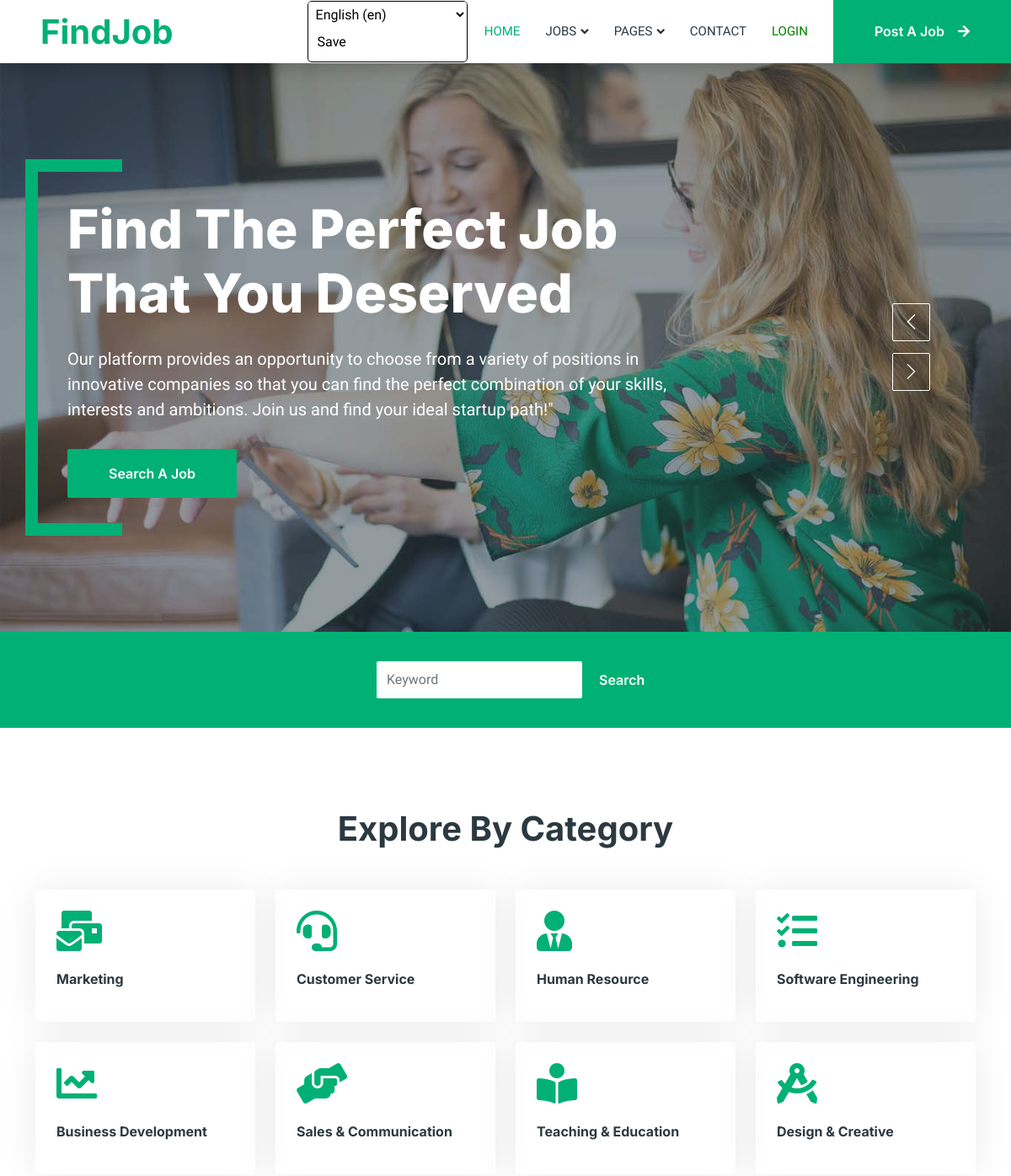
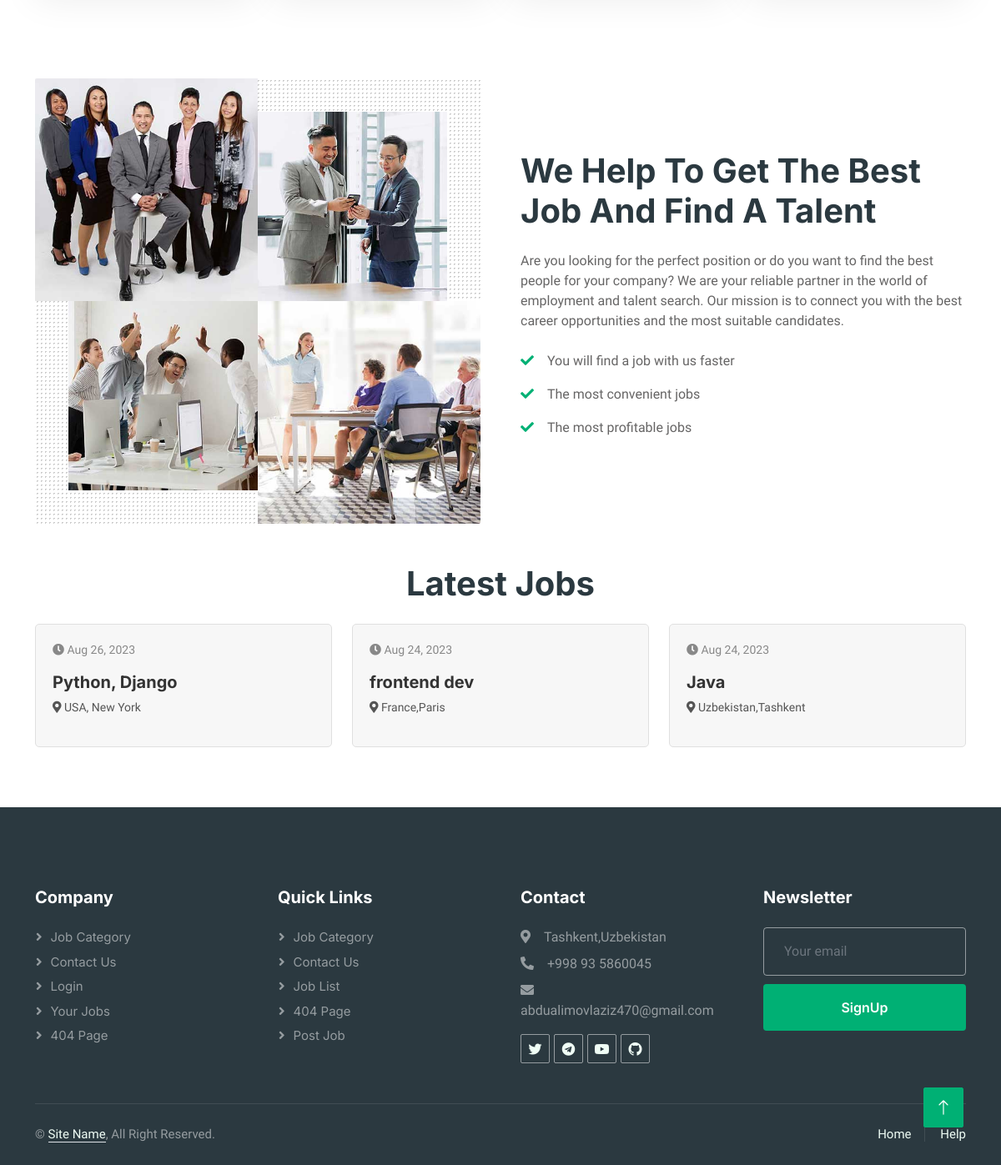
The page / on the database its author committed (2 pictures, top to bottom).
### job_app/models.py (models this page shows, shortened)
class Job(models.Model):
    title = models.CharField(max_length=200)
    description = models.TextField()
    location = models.CharField(max_length=100)
    salary = models.CharField(max_length=155)
    category = models.ForeignKey(Category, on_delete=models.CASCADE, null=True)
    contact = models.CharField(max_length=200)
    created_at = models.DateTimeField(default=timezone.now)
    user = models.ForeignKey(User, on_delete=models.CASCADE)

### job_app/views.py (the view)
# urls.py: path("", index, name='index'),
def index(request):
    latest_jobs = Job.objects.order_by('-created_at')[:10]
    categories = Category.objects.all()
    marketing_job = Job.objects.all().filter(category__name="Marketing").order_by('-created_at')[1:6]
    business_job = Job.objects.all().filter(category__name="Business & Development").order_by('-created_at')[1:6]
    sales_job = Job.objects.all().filter(category__name="Sales & Communication").order_by('-created_at')[1:6]
    design_job = Job.objects.all().filter(category__name="Design & Creative").order_by('-created_at')[1:6]
    customer_job = Job.objects.all().filter(category__name="Customer Service").order_by('-created_at')[1:6]
    software_job = Job.objects.all().filter(category__name="Software Engineering").order_by('-created_at')[1:6]
    teachingedu_job = Job.objects.all().filter(category__name="Teaching & Education").order_by('-created_at')[1:6]
    human_job = Job.objects.all().filter(category__name="Human Resource").order_by('-created_at')[1:6]
    context = {
        'latest_jobs':latest_jobs,
        'categories':categories,
        'marketing_job':marketing_job,
        'business_job':business_job,
        'sales_job':sales_job,
        'design_job':design_job,
        'customer_job':customer_job,
        'software_job':software_job,
        'teachingedu_job':teachingedu_job,
        'human_job':human_job,
    }
    return render(request, 'home/index.html', context=context)

### templates/home/index.html (shortened to what this page needs)
{% extends 'home/base.html' %}
{% load static %}
{% load i18n %}
{% block content %}
<head>
    <link rel="stylesheet" type="text/css" href="{% static 'css/style.css' %}">
</head>
<body>
        <div class="container-fluid p-0">
            <div class="owl-carousel header-carousel position-relative">
                <div class="owl-carousel-item position-relative">
                    <img class="img-fluid" src="{% static 'img/carousel-1.jpg' %}" alt="">
                    <div class="position-absolute top-0 start-0 w-100 h-100 d-flex align-items-center" style="background: rgba(43, 57, 64, .5);">
                        <div class="container">
                            <div class="row justify-content-start">
                                <div class="col-10 col-lg-8">
                                    <h1 class="display-3 text-white animated slideInDown mb-4">{% blocktrans %}Find The Perfect Job That You Deserved{% endblocktrans %}</h1>
                                    <p class="fs-5 fw-medium text-white mb-4 pb-2"></p>
                                    <a href="{% url 'job_list' %}" class="btn btn-primary py-md-3 px-md-5 me-3 animated slideInLeft">{% blocktrans %}Search A Job{% endblocktrans %}</a>
                                </div>
                            </div>
                        </div>
                    </div>
                </div>
            </div>
        </div>
        <div class="container-fluid bg-primary mb-5 wow fadeIn" data-wow-delay="0.1s" style="padding: 35px;">
            <div class="container">
                <div class="row g-2">
                    <div class="col-md-10">
                        <div class="row g-2">
                            <div class="col-md-4" style="">
                                <form method="get" action="{% url 'search_result' %}" style="display:flex">
                                    <input type="search" name="q" class="form-control border-0" placeholder="Keyword" style="margin-left:400px; width:800px;" />
                                    <button class="btn btn-dark border-0 w-100" type="submit">{% blocktrans %}Search{% endblocktrans %}</button>
                                </form>
                            </div>
                        </div>
                    </div>
                </div>
            </div>
        </div>
        <div class="container-xxl py-5">
            <div class="container">
                <h1 class="text-center mb-5 wow fadeInUp" data-wow-delay="0.1s">{% blocktrans %}Explore By Category{% endblocktrans %}</h1>
                <div class="row g-4">
                    <div class="col-lg-3 col-sm-6 wow fadeInUp" data-wow-delay="0.1s">
                        <a class="cat-item rounded p-4" href="{% url 'marketing' %}">
                            <i class="fa fa-3x fa-mail-bulk text-primary mb-4"></i>
                            <h6 class="mb-3">{% blocktrans %}Marketing{% endblocktrans %}</h6>
                        </a>
                    </div>
                    <div class="col-lg-3 col-sm-6 wow fadeInUp" data-wow-delay="0.3s">
                        <a class="cat-item rounded p-4" href="{% url 'customer' %}">
                            <i class="fa fa-3x fa-headset text-primary mb-4"></i>
                            <h6 class="mb-3">{% blocktrans %}Customer Service{% endblocktrans %}</h6>
                        </a>
                    </div>
                    <div class="col-lg-3 col-sm-6 wow fadeInUp" data-wow-delay="0.5s">
                        <a class="cat-item rounded p-4" href="{% url 'human' %}">
                            <i class="fa fa-3x fa-user-tie text-primary mb-4"></i>
                            <h6 class="mb-3">{% blocktrans %}Human Resource{% endblocktrans %}</h6>
                        </a>
                    </div>
                    <div class="col-lg-3 col-sm-6 wow fadeInUp" data-wow-delay="0.7s">
                        <a class="cat-item rounded p-4" href="{% url 'software' %}">
                            <i class="fa fa-3x fa-tasks text-primary mb-4"></i>
                            <h6 class="mb-3">{% blocktrans %}Software Engineering{% endblocktrans %}</h6>
                        </a>
                    </div>
                    <div class="col-lg-3 col-sm-6 wow fadeInUp" data-wow-delay="0.1s">
                        <a class="cat-item rounded p-4" href="{% url 'business' %}">
                            <i class="fa fa-3x fa-chart-line text-primary mb-4"></i>
                            <h6 class="mb-3">{% blocktrans %}Business Development{% endblocktrans %}</h6>
                        </a>
                    </div>
                    <div class="col-lg-3 col-sm-6 wow fadeInUp" data-wow-delay="0.3s">
                        <a class="cat-item rounded p-4" href="{% url 'sales' %}">
                            <i class="fa fa-3x fa-hands-helping text-primary mb-4"></i>
                            <h6 class="mb-3">{% blocktrans %}Sales & Communication{% endblocktrans %}</h6>
                        </a>
                    </div>
                    <div class="col-lg-3 col-sm-6 wow fadeInUp" data-wow-delay="0.5s">
                        <a class="cat-item rounded p-4" href="{% url 'teachingedu' %}">
                            <i class="fa fa-3x fa-book-reader text-primary mb-4"></i>
                            <h6 class="mb-3">{% blocktrans %}Teaching & Education{% endblocktrans %}</h6>
                        </a>
                    </div>
                    <div class="col-lg-3 col-sm-6 wow fadeInUp" data-wow-delay="0.7s">
                        <a class="cat-item rounded p-4" href="{% url 'design' %}">
                            <i class="fa fa-3x fa-drafting-compass text-primary mb-4"></i>
                            <h6 class="mb-3">{% blocktrans %}Design & Creative{% endblocktrans %}</h6>
                        </a>
                    </div>
                </div>
            </div>
        </div>
        <div class="container-xxl py-5">
            <div class="container">
                <div class="row g-5 align-items-center">
                    <div class="col-lg-6 wow fadeIn" data-wow-delay="0.1s">
                        <div class="row g-0 about-bg rounded overflow-hidden">
                            <div class="col-6 text-start">
                                <img class="img-fluid w-100" src="{% static 'img/about-1.jpg' %}">
                            </div>
                            <div class="col-6 text-start">
                                <img class="img-fluid" src="{% static 'img/about-2.jpg' %}" style="width: 85%; margin-top: 15%;">
                            </div>
                            <div class="col-6 text-end">
                                <img class="img-fluid" src="{% static 'img/about-3.jpg' %}" style="width: 85%;">
                            </div>
                            <div class="col-6 text-end">
                                <img class="img-fluid w-100" src="{% static 'img/about-4.jpg' %}">
                            </div>
                        </div>
                    </div>
                    <div class="col-lg-6 wow fadeIn" data-wow-delay="0.5s">
                        <h1 class="mb-4">{% blocktrans %}We Help To Get The Best Job And Find A Talent{% endblocktrans %}</h1>
                        <p class="mb-4"></p>
                        <p><i class="fa fa-check text-primary me-3"></i>{% blocktrans %}You will find a job with us faster{% endblocktrans %}</p>
                        <p><i class="fa fa-check text-primary me-3"></i>{% blocktrans %}The most convenient jobs{% endblocktrans %}</p>
                        <p><i class="fa fa-check text-primary me-3"></i>{% blocktrans %}The most profitable jobs{% endblocktrans %}</p>
                    </div>
                </div>
            </div>
        </div>
        <section class="latest-jobs">
            <div class="container">
                <h1 class="text-center mb-4">{% blocktrans %}Latest Jobs{% endblocktrans %}</h1>
                <div class="row justify-content-center">
                    {% for job in latest_jobs %}
                        <div class="col-md-6 col-lg-4 mb-4">
                            <div class="job-card">
                                <p class="job-date"><i class="fas fa-clock"></i> {{ job.created_at|date:"M d, Y" }}</p>
                                <h2 class="job-title"><a href="{% url 'job_detail' job.id %}">{{ job.title }}</a></h2>
                                <p class="job-location"><i class="fas fa-map-marker-alt"></i> {{ job.location }}</p>
                            </div>
                        </div>
                    {% endfor %}
                </div>
            </div>
        </section>
</body>
</html>
{% endblock content %}

### rows shown on the page
Job: created_at "Aug 26, 2023", title "Python, Django", location "USA, New York"
Job: created_at "Aug 24, 2023", title "frontend dev", location "France,Paris"
Job: created_at "Aug 24, 2023", title "Java", location "Uzbekistan,Tashkent"

### other values the page prints
form field language "English (en)"
